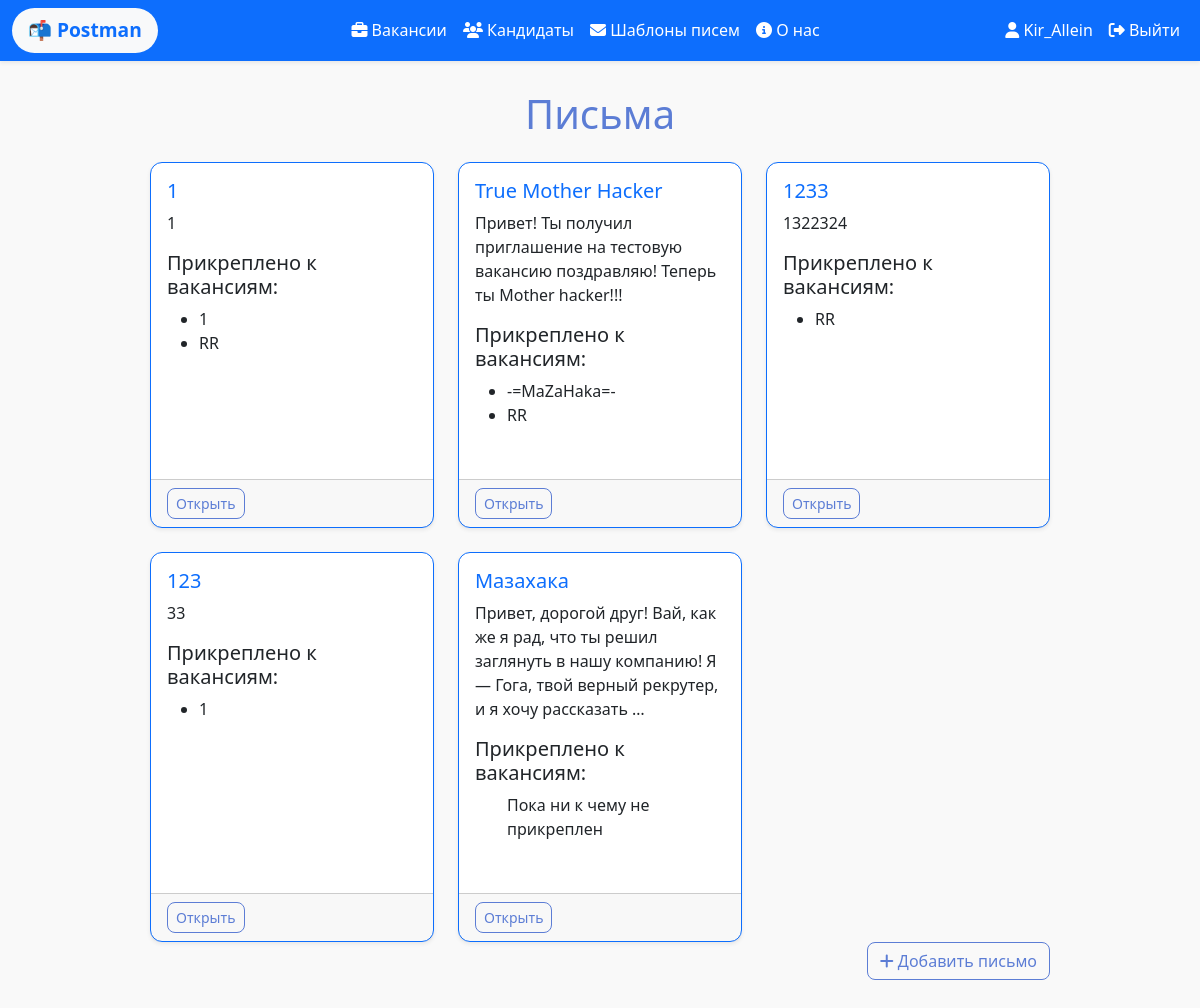
/data/templates/ (signed in), run on the app's committed database.
### data/models.py (models this page shows, shortened)
class User(AbstractUser):
    firstname = models.CharField(max_length=100)
    lastname = models.CharField(max_length=100)
    class Meta:
        verbose_name = 'Пользователь'
        verbose_name_plural = 'Пользователи'

class Template(models.Model):
    title = models.CharField(max_length=150, blank=True)
    content = models.TextField(blank=True)
    class Meta:
        verbose_name = "Письмо"
        verbose_name_plural = "Письма"

class Vacancy(models.Model):
    title = models.CharField(max_length=100, blank=True)
    description = models.TextField(blank=True)
    user = models.ForeignKey(
        User,
        on_delete=models.SET_NULL,
        null=True,
        blank=True,
        related_name="vacancies",
        verbose_name="Пользователь"
    )
    candidates = models.ManyToManyField(Candidate, related_name='vacancies', blank=True)
    templates = models.ManyToManyField(Template,related_name='vacancies', blank=True)
    class Meta:
        verbose_name = "Вакансия"
        verbose_name_plural = "Вакансии"

### data/views.py (the view)
# urls.py: path('templates/', views.templates, name='templates'), # список писем
@login_required
def templates(request):
    templates = Template.objects.all()
    return render(request, 'data/templates.html', {'templates': templates})

### data/templates/data/templates.html (shortened to what this page needs)
{% extends "main/base.html" %}
{% block content %}
<h1 class="mb-4">Письма</h1>
<div class="row row-cols-1 row-cols-md-2 row-cols-lg-3 g-4">
    {% for template in templates %}
    <div class="col">
        <div class="card h-100 border-primary shadow-sm">
            <div class="card-body">
                <h5 class="card-title text-primary">{{ template.title }}</h5>
                <p class="card-text">{{ template.content|truncatewords:25 }}</p>
                <h5>Прикреплено к вакансиям:</h5>
                <ul>
                    {% for vacancy in template.vacancies.all %}
                    <li>{{ vacancy.title }}</li>
                    {% empty %}
                    <p>Пока ни к чему не прикреплен</p>
                    {% endfor %}
                </ul>
            </div>
            <div class="card-footer text-muted d-flex justify-content-between">
                <a href="{% url 'template_detail' template.id %}" class="btn btn-sm btn-outline-primary">Открыть</a>
            </div>
        </div>
    </div>
    {% empty %}
    <p>Пока нет писем.</p>
    {% endfor %}
</div>
<div class="d-flex justify-content-end mb-3">
    <a href="{% url 'template_create' %}" class="btn btn-outline-primary">
        <i class="fas fa-plus"></i> Добавить письмо
    </a>
</div>
{% endblock %}

### main/templates/main/base.html (shortened to what this page needs)
{% load static %}
<!DOCTYPE html>
<html lang="ru">
<head>
    <link rel="stylesheet" href="https://cdn.jsdelivr.net/npm/bootstrap@5.3.3/dist/css/bootstrap.min.css">
    <link rel="stylesheet" href="https://cdn.jsdelivr.net/npm/@fortawesome/fontawesome-free@6.6.0/css/all.min.css">
    <link rel="stylesheet" href="{% static 'main/css/main.css' %}?v=1">
</head>
<body>
<nav class="navbar navbar-expand-lg navbar-dark fixed-top bg-primary shadow-sm custom-navbar">
    <div class="container-fluid">
        <a class="navbar-brand fw-bold px-3 py-2 bg-light text-primary rounded-pill" href="{% url 'index' %}" style="font-weight: bold; font-size: 1.2rem;">
            📬 Postman
        </a>
        {% if user.is_authenticated %}
        <div class="collapse navbar-collapse justify-content-center" id="navbarNav">
            <ul class="navbar-nav text-center">
                <li class="nav-item">
                    <a class="nav-link nav-effect text-white" href="{% url 'vacancies' %}"><i class="fas fa-briefcase"></i> Вакансии</a>
                </li>
                <li class="nav-item">
                    <a class="nav-link nav-effect text-white" href="{% url 'candidates' %}"><i class="fas fa-users"></i> Кандидаты</a>
                </li>
                <li class="nav-item">
                    <a class="nav-link nav-effect text-white" href="{% url 'templates' %}"><i class="fas fa-envelope"></i> Шаблоны писем</a>
                </li>
                <li class="nav-item">
                    <a class="nav-link nav-effect text-white" href="{% url 'about' %}"><i class="fas fa-info-circle"></i> О нас</a>
                </li>
            </ul>
        </div>
        {% endif %}
        <div class="navbar-nav ms-auto">
            {% if user.is_authenticated %}
                <a href="{% url 'dashboard' %}" class="nav-link nav-effect text-white"><i class="fas fa-user"></i> {{ user.username }}</a>
                <a href="{% url 'logout' %}" class="nav-link nav-effect text-white"><i class="fas fa-sign-out-alt"></i> Выйти</a>
            {% else %}
                <a href="{% url 'login' %}" class="nav-link nav-effect text-white"><i class="fas fa-sign-in-alt"></i> Войти</a>
                <a href="{% url 'register' %}" class="nav-link nav-effect text-white"><i class="fas fa-user-plus"></i> Регистрация</a>
            {% endif %}
        </div>
    </div>
</nav>
<main class="container" style="margin-top: 10px; margin-bottom: 50px; ">
    <div class="d-flex justify-content-center">
        <div class="w-100" style="max-width: 900px; text-align: center;">
            {% block content %}
            {% endblock %}
        </div>
    </div>
</main>
</body>
</html>

### main/static/main/css/main.css (style rules this page uses)
:root { --color-teal: #60cfcf; --color-blue: #5c7dd5; --color-green: #6dd66d; --color-orange: #ffa870; }
body { font-family: 'Segoe UI', sans-serif; background-color: #f9f9f9; color: #333; margin: 0; padding: 0; }
.custom-navbar { background-color: var(--color-blue); transition: background-color 0.3s ease, opacity 0.3s ease; z-index: 1000; }
.container { padding-top: 80px; text-align: center; }
button, .btn { border-radius: 8px; }
.btn-outline-primary { border-color: var(--color-blue); color: var(--color-blue); transition: all 0.2s; }
.card { border-radius: 12px; box-shadow: 0 2px 8px rgba(0,0,0,0.1); margin-bottom: 20px; text-align: left; transition: transform 0.2s, box-shadow 0.2s; }
h1, h2, h3 { color: var(--color-blue); margin-top: 0; margin-bottom: 10px; }
a { text-decoration: none; }
.nav-effect { transition: all 0.3s ease; padding: 8px 12px; border-radius: 8px; }

### data on the page
User: username "Kir_Allein"
Template: title "1", content "1"
Vacancy: title "1"
Vacancy: title "RR"
Template: title "True Mother Hacker", content "Привет! Ты получил приглашение на тестовую вакансию поздравляю! Теперь ты Mother hacker!!!"
Vacancy: title "-=MaZaHaka=-"
Template: title "1233", content "1322324"
Template: title "123", content "33"
Template: title "Мазахака", content "Привет, дорогой друг! Вай, как же я рад, что ты решил заглянуть в нашу компанию! Я — Гога, твой верный рекрутер, и я хочу рассказать …"
